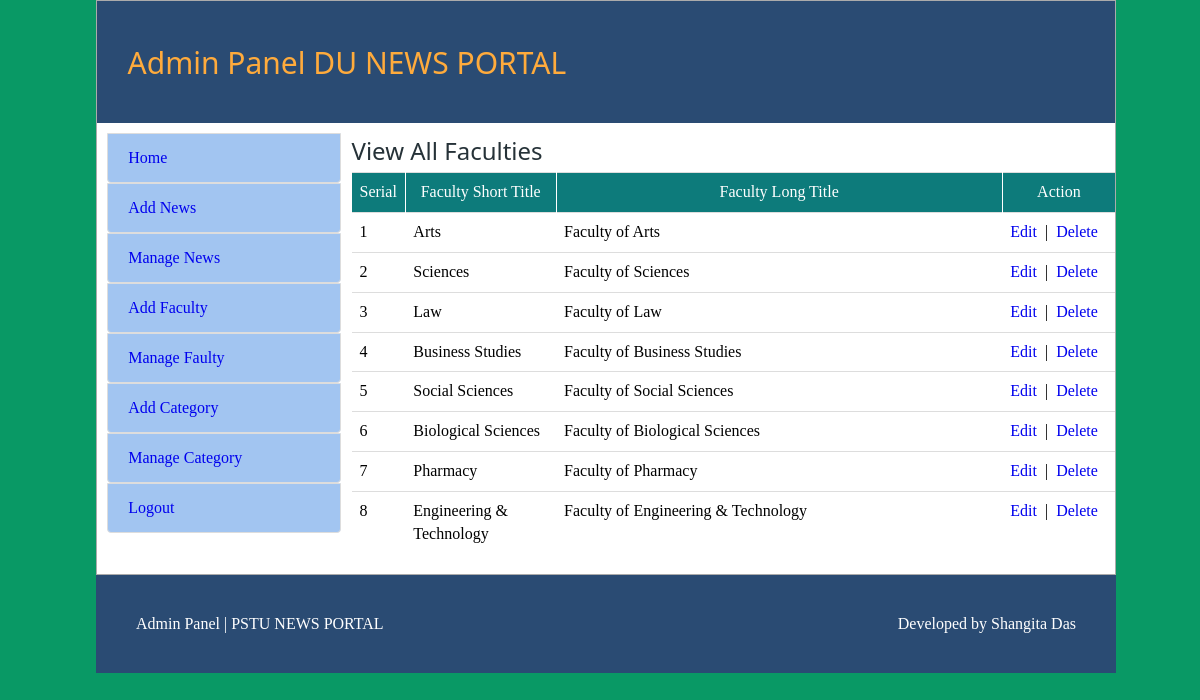
/Project/admin/manage_faculty.php (signed in), run on the app's committed database.
### tables this page shows
CREATE TABLE `faculty` (
  `faculty_id` int(11) NOT NULL,
  `short_name` varchar(255) NOT NULL,
  `full_name` varchar(255) NOT NULL
);

### Project/admin/manage_faculty.php (the view, shortened to what this page needs)
<?php include("header.php"); ?>
<div id="content">
<h2>View  All Faculties</h2>
<table class="table table-responsive table-hover" width="100%">
	<tr style="background-color: #0D7B7B;color: #FFF;height: 40px;">
		<th width="5%" style="text-align: center; border-right: 1px solid #FFF;">Serial</th>
		<th width="20%" style="text-align: center; border-right: 1px solid #FFF;">Faculty Short Title</th>
		<th width="60%" style="text-align: center; border-right: 1px solid #FFF;">Faculty Long Title</th>
		<th width="15%" style="text-align: center; ">Action</th>
	</tr>
	<?php
	$i=0;
	$statement = $db->prepare("SELECT * FROM faculty ORDER BY faculty_id ASC");
	$statement->execute();
	$result = $statement->fetchAll(PDO::FETCH_ASSOC);
	foreach($result as $row)
	{
		$i++;
		?>
		<tr>
			<td><?php echo $i; ?></td>
			<td><?php echo $row['short_name']; ?></td>
			<td><?php echo $row['full_name']; ?></td>
			<td>
				<a class="fancybox" href="#inline<?php echo $i; ?>">Edit</a>
			&nbsp;|&nbsp;
			<a onclick='return confirmDelete();' href="manage_faculty.php?id=<?php echo $row['faculty_id']; ?>">Delete</a></td>
		</tr>
		<?php
	}
	?>
</table>
</div>
<?php include("footer.php"); ?>

### Project/admin/css/style.css (style rules this page uses)
html,body,div,span,applet,object,iframe,h1,h2,h3,h4,h5,h6,p,blockquote,pre,a,abbr,acronym,address,big,cite,code,del,dfn,em,img,ins,kbd,q,s,samp,small,strike,strong,sub,sup,tt,var,b,u,i,dl,dt,dd,ol,nav ul,nav li,fieldset,form,label,legend,table,caption,tbody,tfoot,thead,tr,th,td,article,aside,canvas,details,embed,figure,figcaption,footer,header,hgroup,menu,nav,output,ruby,section,summary,time,mark,audio,video { margin:0;padding:0;border:0;font-size:100%;font:inherit;vertical-align:baseline; }
table { border-collapse:collapse;border-spacing:0; }
a { text-decoration:none; }
body { background: rgb(59, 107, 165); }
h2,h3,h4 { font-family: 'Average Sans', sans-serif; font-size: 1.5em; padding: 11px 0px 5px 0px; color: #263238; }
.table { width: 100%; max-width: 100%; margin-bottom: 20px; }
table, th, td { border: none; }
table { border-collapse: collapse; border-spacing: 0; width: 100%; display: table; }
.table>tbody>tr>td, .table>tbody>tr>th, .table>tfoot>tr>td, .table>tfoot>tr>th, .table>thead>tr>td, .table>thead>tr>th { padding: 8px; line-height: 1.42857143; vertical-align: top; border-top: 1px solid #ddd; }

### Project/admin/css/style_admin.css (style rules this page uses)
body { background: #099965; }
h1, h2, h3, h4, h5, h6, .w3-slim, .w3-wide { font-family: "Segoe UI",Arial,sans-serif; }
.table { width: 100%; max-width: 100%; margin-bottom: 20px; }
table, th, td { border: none; }
table { border-collapse: collapse; border-spacing: 0; width: 100%; display: table; }
.table>tbody>tr>td, .table>tbody>tr>th, .table>tfoot>tr>td, .table>tfoot>tr>th, .table>thead>tr>td, .table>thead>tr>th { padding: 8px; line-height: 1.42857143; vertical-align: top; border-top: 1px solid #ddd; }

### data on the page
faculty: short_name "Arts", full_name "Faculty of Arts"
faculty: short_name "Sciences", full_name "Faculty of Sciences"
faculty: short_name "Law", full_name "Faculty of Law"
faculty: short_name "Business Studies", full_name "Faculty of Business Studies"
faculty: short_name "Social Sciences", full_name "Faculty of Social Sciences"
faculty: short_name "Biological Sciences", full_name "Faculty of Biological Sciences"
faculty: short_name "Pharmacy", full_name "Faculty of Pharmacy"
faculty: short_name "Engineering & Technology", full_name "Faculty of Engineering & Technology"
